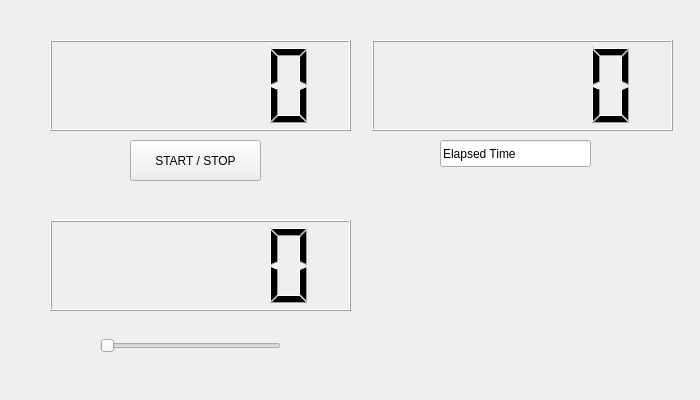
<?xml version="1.0" encoding="UTF-8"?>
<ui version="4.0">
 <class>Counter</class>
 <widget class="QWidget" name="Counter">
  <property name="geometry">
   <rect>
    <x>0</x>
    <y>0</y>
    <width>700</width>
    <height>400</height>
   </rect>
  </property>
  <property name="windowTitle">
   <string>Counter</string>
  </property>
  <widget class="QPushButton" name="button">
   <property name="geometry">
    <rect>
     <x>130</x>
     <y>140</y>
     <width>131</width>
     <height>41</height>
    </rect>
   </property>
   <property name="text">
    <string>START / STOP</string>
   </property>
  </widget>
  <widget class="QLCDNumber" name="lcdNumber">
   <property name="geometry">
    <rect>
     <x>50</x>
     <y>40</y>
     <width>301</width>
     <height>91</height>
    </rect>
   </property>
  </widget>
  <widget class="QLCDNumber" name="lcdNumbereTime">
   <property name="geometry">
    <rect>
     <x>372</x>
     <y>40</y>
     <width>301</width>
     <height>91</height>
    </rect>
   </property>
  </widget>
  <widget class="QLCDNumber" name="lcdNumberPeriod">
   <property name="geometry">
    <rect>
     <x>50</x>
     <y>220</y>
     <width>301</width>
     <height>91</height>
    </rect>
   </property>
  </widget>
  <widget class="QSlider" name="horizontalSlider">
   <property name="geometry">
    <rect>
     <x>100</x>
     <y>320</y>
     <width>181</width>
     <height>51</height>
    </rect>
   </property>
   <property name="orientation">
    <enum>Qt::Horizontal</enum>
   </property>
  </widget>
  <widget class="QLineEdit" name="lineEdit">
   <property name="geometry">
    <rect>
     <x>440</x>
     <y>140</y>
     <width>151</width>
     <height>27</height>
    </rect>
   </property>
   <property name="text">
    <string>Elapsed Time</string>
   </property>
  </widget>
 </widget>
 <resources/>
 <connections/>
</ui>
